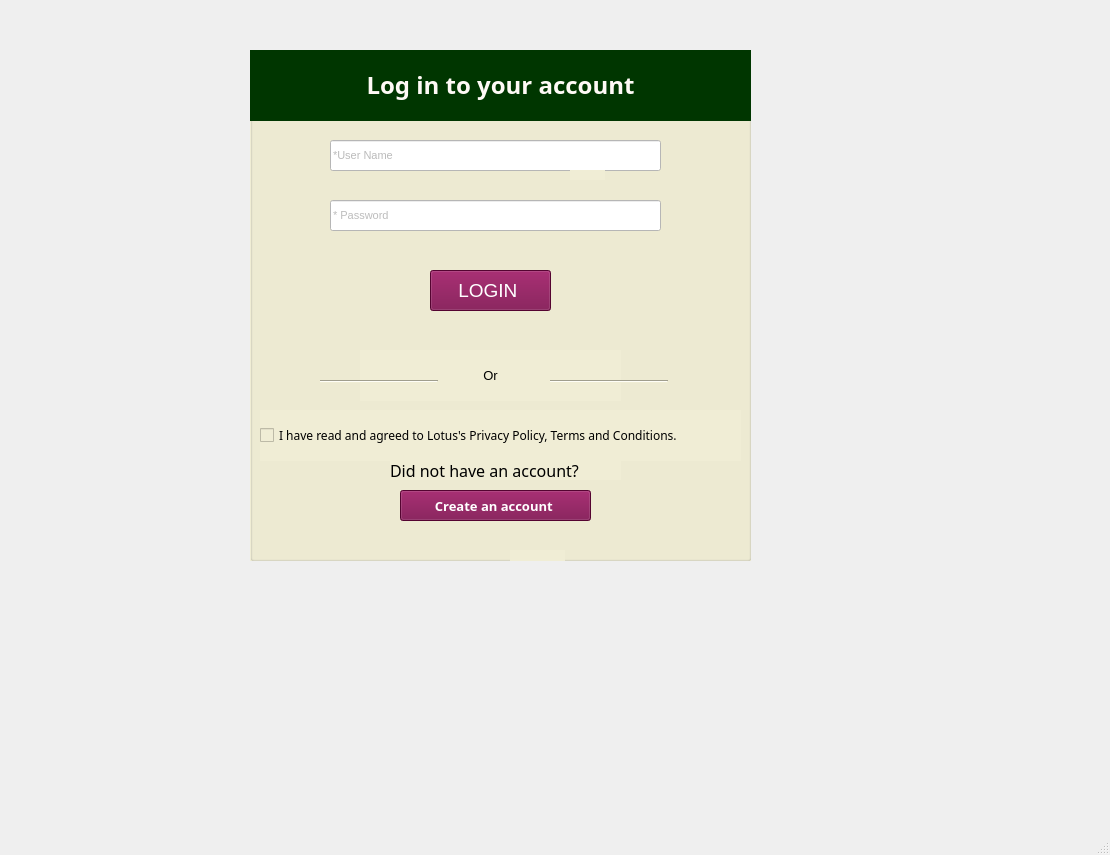
<?xml version="1.0" encoding="UTF-8"?>
<ui version="4.0">
 <class>MainWindow</class>
 <widget class="QMainWindow" name="MainWindow">
  <property name="geometry">
   <rect>
    <x>0</x>
    <y>0</y>
    <width>1110</width>
    <height>855</height>
   </rect>
  </property>
  <property name="windowTitle">
   <string>MainWindow</string>
  </property>
  <property name="accessibleName">
   <string/>
  </property>
  <widget class="QWidget" name="centralwidget">
   <widget class="QGroupBox" name="groupBox">
    <property name="geometry">
     <rect>
      <x>250</x>
      <y>50</y>
      <width>501</width>
      <height>511</height>
     </rect>
    </property>
    <property name="font">
     <font>
      <pointsize>6</pointsize>
     </font>
    </property>
    <property name="accessibleDescription">
     <string>&lt;html&gt;&lt;head/&gt;&lt;body&gt;&lt;p&gt;* Địa chỉ Email&lt;/p&gt;&lt;/body&gt;&lt;/html&gt;</string>
    </property>
    <property name="styleSheet">
     <string notr="true">background-color: rgb(240, 237, 213);
</string>
    </property>
    <property name="title">
     <string/>
    </property>
    <widget class="QLabel" name="label">
     <property name="geometry">
      <rect>
       <x>0</x>
       <y>0</y>
       <width>501</width>
       <height>71</height>
      </rect>
     </property>
     <property name="font">
      <font>
       <family>Sitka Small Semibold</family>
       <pointsize>10</pointsize>
       <weight>75</weight>
       <italic>false</italic>
       <bold>true</bold>
      </font>
     </property>
     <property name="styleSheet">
      <string notr="true">background-color: rgb(0, 54, 0);</string>
     </property>
     <property name="text">
      <string>&lt;html&gt;&lt;head/&gt;&lt;body&gt;&lt;p align=&quot;center&quot;&gt;&lt;span style=&quot; font-size:18pt; color:#fffaf6;&quot;&gt;Log in to your account&lt;/span&gt;&lt;/p&gt;&lt;/body&gt;&lt;/html&gt;</string>
     </property>
    </widget>
    <widget class="QLineEdit" name="lineEditUsername">
     <property name="geometry">
      <rect>
       <x>80</x>
       <y>90</y>
       <width>331</width>
       <height>31</height>
      </rect>
     </property>
     <property name="font">
      <font>
       <family>MS Shell Dlg 2</family>
       <pointsize>8</pointsize>
       <weight>50</weight>
       <italic>false</italic>
       <bold>false</bold>
      </font>
     </property>
     <property name="statusTip">
      <string/>
     </property>
     <property name="accessibleDescription">
      <string>* Địa chỉ Email</string>
     </property>
     <property name="styleSheet">
      <string notr="true">color: rgb(118, 118, 118);
background-color: rgb(255, 255, 255);</string>
     </property>
     <property name="text">
      <string/>
     </property>
     <property name="placeholderText">
      <string>*User Name</string>
     </property>
    </widget>
    <widget class="QLineEdit" name="lineEditPassword">
     <property name="geometry">
      <rect>
       <x>80</x>
       <y>150</y>
       <width>331</width>
       <height>31</height>
      </rect>
     </property>
     <property name="font">
      <font>
       <family>MS Shell Dlg 2</family>
       <pointsize>8</pointsize>
       <weight>50</weight>
       <italic>false</italic>
       <bold>false</bold>
      </font>
     </property>
     <property name="cursor">
      <cursorShape>SizeBDiagCursor</cursorShape>
     </property>
     <property name="accessibleDescription">
      <string>&lt;html&gt;&lt;head/&gt;&lt;body&gt;&lt;p&gt;&lt;span style=&quot; color:#888888;&quot;&gt;* Mật Khẩu&lt;/span&gt;&lt;/p&gt;&lt;/body&gt;&lt;/html&gt;</string>
     </property>
     <property name="styleSheet">
      <string notr="true">color: rgb(121, 121, 121);
background-color: rgb(255, 255, 255);</string>
     </property>
     <property name="text">
      <string/>
     </property>
     <property name="echoMode">
      <enum>QLineEdit::Normal</enum>
     </property>
     <property name="placeholderText">
      <string>* Password</string>
     </property>
    </widget>
    <widget class="QLabel" name="label_3">
     <property name="geometry">
      <rect>
       <x>110</x>
       <y>300</y>
       <width>261</width>
       <height>51</height>
      </rect>
     </property>
     <property name="font">
      <font>
       <family>MS Shell Dlg 2</family>
       <pointsize>8</pointsize>
       <weight>50</weight>
       <italic>false</italic>
       <bold>false</bold>
      </font>
     </property>
     <property name="text">
      <string>&lt;html&gt;&lt;head/&gt;&lt;body&gt;&lt;p align=&quot;center&quot;&gt;&lt;span style=&quot; font-size:10pt;&quot;&gt;Or&lt;/span&gt;&lt;/p&gt;&lt;/body&gt;&lt;/html&gt;</string>
     </property>
    </widget>
    <widget class="QLabel" name="label_4">
     <property name="geometry">
      <rect>
       <x>260</x>
       <y>500</y>
       <width>55</width>
       <height>16</height>
      </rect>
     </property>
     <property name="styleSheet">
      <string notr="true"/>
     </property>
     <property name="text">
      <string/>
     </property>
    </widget>
    <widget class="QCheckBox" name="checkBox">
     <property name="geometry">
      <rect>
       <x>10</x>
       <y>360</y>
       <width>481</width>
       <height>51</height>
      </rect>
     </property>
     <property name="font">
      <font>
       <family>Nirmala Text Semilight</family>
       <pointsize>9</pointsize>
       <weight>50</weight>
       <italic>false</italic>
       <bold>false</bold>
      </font>
     </property>
     <property name="styleSheet">
      <string notr="true"/>
     </property>
     <property name="text">
      <string>I have read and agreed to Lotus's Privacy Policy, Terms and Conditions.</string>
     </property>
    </widget>
    <widget class="QPushButton" name="pushButtonLogin">
     <property name="geometry">
      <rect>
       <x>180</x>
       <y>220</y>
       <width>121</width>
       <height>41</height>
      </rect>
     </property>
     <property name="font">
      <font>
       <family>MS Shell Dlg 2</family>
       <pointsize>14</pointsize>
       <weight>50</weight>
       <italic>false</italic>
       <bold>false</bold>
      </font>
     </property>
     <property name="styleSheet">
      <string notr="true">
background-color: rgb(117, 5, 68);
font: 14pt &quot;MS Shell Dlg 2&quot;;
color: rgb(255, 255, 255);</string>
     </property>
     <property name="text">
      <string>LOGIN </string>
     </property>
     <property name="icon">
      <iconset>
       <normaloff>../images/enter.png</normaloff>../images/enter.png</iconset>
     </property>
     <property name="iconSize">
      <size>
       <width>14</width>
       <height>14</height>
      </size>
     </property>
    </widget>
    <widget class="QLabel" name="label_2">
     <property name="geometry">
      <rect>
       <x>140</x>
       <y>410</y>
       <width>231</width>
       <height>20</height>
      </rect>
     </property>
     <property name="font">
      <font>
       <family>Nirmala Text Semilight</family>
       <pointsize>12</pointsize>
       <weight>50</weight>
       <italic>false</italic>
       <bold>false</bold>
      </font>
     </property>
     <property name="styleSheet">
      <string notr="true"/>
     </property>
     <property name="text">
      <string>Did not have an account? </string>
     </property>
    </widget>
    <widget class="QLabel" name="label_5">
     <property name="geometry">
      <rect>
       <x>320</x>
       <y>120</y>
       <width>35</width>
       <height>10</height>
      </rect>
     </property>
     <property name="text">
      <string/>
     </property>
    </widget>
    <widget class="QPushButton" name="pushButtonSignUp">
     <property name="geometry">
      <rect>
       <x>150</x>
       <y>440</y>
       <width>191</width>
       <height>31</height>
      </rect>
     </property>
     <property name="font">
      <font>
       <family>Sitka Small Semibold</family>
       <pointsize>10</pointsize>
       <weight>75</weight>
       <italic>false</italic>
       <bold>true</bold>
      </font>
     </property>
     <property name="styleSheet">
      <string notr="true">background-color: rgb(117, 5, 68);
color: rgb(255, 255, 255);</string>
     </property>
     <property name="text">
      <string>Create an account </string>
     </property>
    </widget>
    <widget class="Line" name="line">
     <property name="geometry">
      <rect>
       <x>70</x>
       <y>330</y>
       <width>118</width>
       <height>3</height>
      </rect>
     </property>
     <property name="orientation">
      <enum>Qt::Horizontal</enum>
     </property>
    </widget>
    <widget class="Line" name="line_2">
     <property name="geometry">
      <rect>
       <x>300</x>
       <y>330</y>
       <width>118</width>
       <height>3</height>
      </rect>
     </property>
     <property name="orientation">
      <enum>Qt::Horizontal</enum>
     </property>
    </widget>
   </widget>
  </widget>
  <widget class="QMenuBar" name="menubar">
   <property name="geometry">
    <rect>
     <x>0</x>
     <y>0</y>
     <width>1110</width>
     <height>26</height>
    </rect>
   </property>
  </widget>
  <widget class="QStatusBar" name="statusbar"/>
 </widget>
 <resources/>
 <connections/>
</ui>
